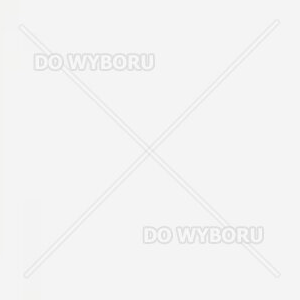
#> input picture samples/single_watermark_on_fixed_bckg_8779.png, 300 x 300 px, given in place of DSC_8767_5.png, which was not available; the run also reads 1 picture not shown here
$ python calculate_wm_from_sample.py
#> lines starting #> are read from the running program, lines starting #| are printed output that depends on the picture; after the words box and inside, x2 and y2 are one past the last pixel; in counts of white or black regions, pixels touching at a corner belong together; pictures that were not available may be replaced by others from this repository, and a replacement may not be noted
### common/watermark.py
from pathlib import Path
import cv2

WATERMARK_PATH = Path('~/Documents/projects/watermark/watermark.png').expanduser()
WATERMARK = None
COMMON_MASK = None


# [12 lines left out: functions _load, get_alpha, not called in this run]


def get_common_mask():
    global COMMON_MASK

    if not COMMON_MASK:
        common_mask_path = WATERMARK_PATH.parent / "./learn_watermark_from_examples/common_mask.png"
        COMMON_MASK = cv2.imread(str(common_mask_path))

    return COMMON_MASK

### deblend_directly/calculate_wm_from_sample.py
from pathlib import Path
import cv2
import numpy as np
import matplotlib.pyplot as plt
from common.watermark import get_common_mask

sample_path = Path("../watermarks/DSC_8767_5.png")
sample = cv2.imread(str(sample_path))
#> sample is the input picture: shape (300, 300, 3); mean B, G, R 243.2, 243.3, 243.3
MODE_COLOR = (244,)*3

alpha = 0.777997737556562  # calculated by linear regression
beta = 1 - alpha


background = np.full(sample.shape, MODE_COLOR[0], dtype=float)

bckg_ratio = alpha/beta
watermark = sample.astype(float)/beta - bckg_ratio*background
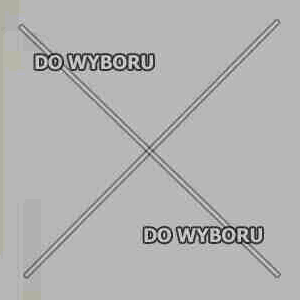
#> watermark: shape (300, 300, 3) float64; mean B, G, R 240.6, 240.8, 240.8; drawn with min black and max white
watermark_single_channel = watermark[:, :, 0]


# test = alpha*src + beta*wm -> src = test/alpha - beta/alpha*wm
# test_bgr = cv2.imread("../watermarks/DSC_8511_8.png")
test_bgr = cv2.imread("../watermarks/DSC_8724_5.png")
# test_bgr = cv2.imread("../watermarks/DSC_8500_10.png")
test = cv2.cvtColor(test_bgr, cv2.COLOR_BGR2RGB)
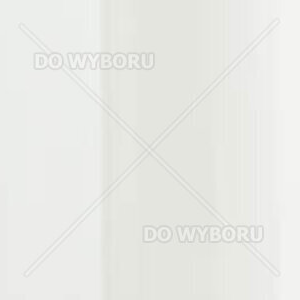
#> test: shape (300, 300, 3); mean R, G, B 232.9, 233.7, 229.7

mask = get_common_mask()
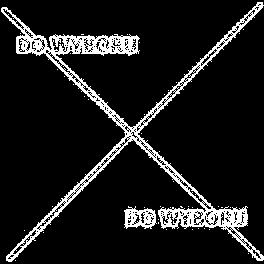
#> input picture learn_watermark_from_examples/common_mask.png, 264 x 264 px, found by its file name
#> in get_common_mask, COMMON_MASK is the input picture: shape (264, 264, 3); 10.7% white in thin lines or dots
watermark[np.where(mask == (0, 0, 0))] = test[np.where(mask == (0, 0, 0))]
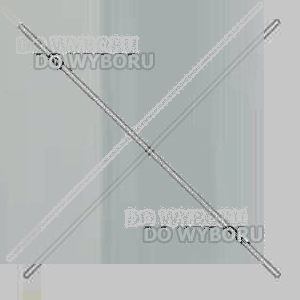
#> watermark: shape (300, 300, 3) float64; mean B, G, R 234.8, 235.5, 232.5; drawn with min black and max white
test_restored = test/alpha - (beta/alpha)*watermark
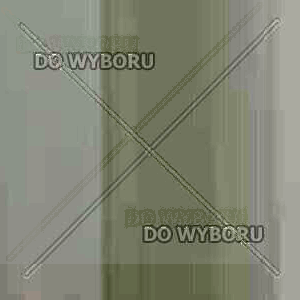
#> test_restored: shape (300, 300, 3) float64; mean R, G, B 232.3, 233.2, 228.9; drawn with min black and max white
test_normalized = cv2.convertScaleAbs(test_restored)


merged = test.copy()
merged[np.where(mask == 255)] = test_normalized[np.where(mask == 255)]
#> merged: shape (300, 300, 3); 8.23% of pixels changed, all inside (x1, y1, x2, y2) = (1, 2, 264, 262)


fig, axs = plt.subplots(1, 4, sharex=True, sharey=True)

axs[0].set_title("original")
axs[0].imshow(test)

axs[1].set_title('extracted WM')
axs[1].imshow(watermark_single_channel)

axs[2].set_title('restored')
# axs[2].imshow(cv2.cvtColor(merged.astype(np.uint8), cv2.COLOR_BGR2RGB))
axs[2].imshow(test_normalized)

axs[3].set_title('restored rounded')
axs[3].imshow(np.around(test_normalized))

plt.show()
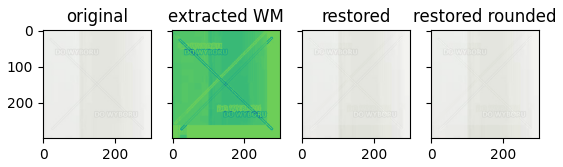
#> figure drawn by matplotlib, 4 panels
